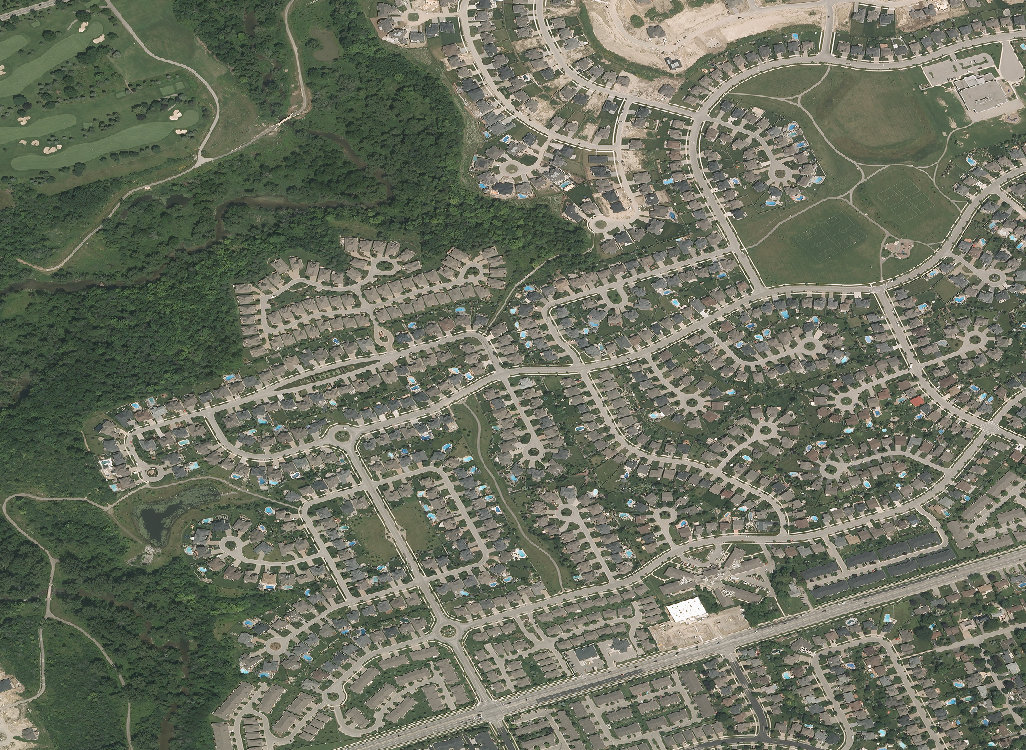
#> input picture data/region/horizon-summer-0-0.jpg, 1026 x 750 px, given in place of 15_8986_12039.png, which was not available
$ python street_detail.py
#> lines starting #> are read from the running program, lines starting #| are printed output that depends on the picture
### build/geo.py
import json
import math
from pathlib import Path

import numpy as np
from PIL import Image

from area import SOUTH, WEST, NORTH, EAST, VOXEL_METERS
from fetch import DATA, IMAGERY_ZOOM, TERRAIN_ZOOM, tile_xy, tile_range

METERS_PER_DEGREE_LAT = 111320.0
CENTER_LAT = (SOUTH + NORTH) / 2
METERS_PER_DEGREE_LON = METERS_PER_DEGREE_LAT * math.cos(math.radians(CENTER_LAT))
WIDTH = int(round((EAST - WEST) * METERS_PER_DEGREE_LON / VOXEL_METERS))
DEPTH = int(round((NORTH - SOUTH) * METERS_PER_DEGREE_LAT / VOXEL_METERS))


# [4 lines left out: function to_grid, not called in this run]


def grid_lat_lon():
    xs = (np.arange(WIDTH) + 0.5) * VOXEL_METERS / METERS_PER_DEGREE_LON + WEST
    zs = NORTH - (np.arange(DEPTH) + 0.5) * VOXEL_METERS / METERS_PER_DEGREE_LAT
    lon, lat = np.meshgrid(xs, zs)
    return lat, lon


def load_osm():
    return json.loads((DATA / "osm.json").read_text())["elements"]


def mosaic(folder, zoom):
    xs, ys = tile_range(zoom)
    image = Image.new("RGB", (256 * len(xs), 256 * len(ys)))
    for i, x in enumerate(xs):
        for j, y in enumerate(ys):
            tile = Image.open(folder / f"{zoom}_{x}_{y}.png").convert("RGB")
            image.paste(tile, (256 * i, 256 * j))
    return np.asarray(image).astype(np.float32), xs.start, ys.start


def sample_mosaic(pixels, origin_x, origin_y, zoom):
    lat, lon = grid_lat_lon()
    tx, ty = tile_xy(lat, lon, zoom)
    px = (tx - origin_x) * 256 - 0.5
    py = (ty - origin_y) * 256 - 0.5
    x0 = np.clip(np.floor(px).astype(int), 0, pixels.shape[1] - 2)
    y0 = np.clip(np.floor(py).astype(int), 0, pixels.shape[0] - 2)
    fx = np.clip(px - x0, 0, 1)[..., None]
    fy = np.clip(py - y0, 0, 1)[..., None]
    top = pixels[y0, x0] * (1 - fx) + pixels[y0, x0 + 1] * fx
    bottom = pixels[y0 + 1, x0] * (1 - fx) + pixels[y0 + 1, x0 + 1] * fx
    return top * (1 - fy) + bottom * fy


def imagery():
    pixels, ox, oy = mosaic(DATA / "imagery", IMAGERY_ZOOM)
    return sample_mosaic(pixels, ox, oy, IMAGERY_ZOOM)


def elevation():
    pixels, ox, oy = mosaic(DATA / "terrain", TERRAIN_ZOOM)
    meters = pixels[..., 0] * 256 + pixels[..., 1] + pixels[..., 2] / 256 - 32768
    return sample_mosaic(meters[..., None], ox, oy, TERRAIN_ZOOM)[..., 0]


LIDAR = DATA / "lidar"


def lidar_surfaces():
    terrain_path, surface_path = LIDAR / "dtm.npy", LIDAR / "dsm.npy"
    if not terrain_path.exists() or not surface_path.exists():
        return None
    return np.load(terrain_path).astype(np.float32), np.load(surface_path).astype(np.float32)


# [48 lines left out: functions way_rings, rasterize, rasterize_lines, debug_dir, not called in this run]

### build/fetch.py
import json
import math

import numpy as np
import sys
from pathlib import Path

import requests

from area import SOUTH, WEST, NORTH, EAST

DATA = Path(__file__).resolve().parent.parent / "data"
USER_AGENT = "campus-voxel-demo/0.1"
OVERPASS_URLS = ["https://overpass-api.de/api/interpreter", "https://overpass.kumi.systems/api/interpreter", "https://overpass.private.coffee/api/interpreter"]
TERRAIN_URL = "https://s3.amazonaws.com/elevation-tiles-prod/terrarium/{z}/{x}/{y}.png"
IMAGERY_URL = "https://server.arcgisonline.com/ArcGIS/rest/services/World_Imagery/MapServer/tile/{z}/{y}/{x}"
TERRAIN_ZOOM = 15
IMAGERY_ZOOM = 18
MARGIN_DEGREES = 0.002


def tile_xy(lat, lon, zoom):
    n = 2 ** zoom
    x = (lon + 180.0) / 360.0 * n
    y = (1.0 - np.arcsinh(np.tan(np.radians(lat))) / math.pi) / 2.0 * n
    return x, y


def tile_range(zoom):
    x0, y0 = tile_xy(NORTH, WEST, zoom)
    x1, y1 = tile_xy(SOUTH, EAST, zoom)
    return range(int(x0), int(x1) + 1), range(int(y0), int(y1) + 1)


# [39 lines left out: functions download, fetch_osm, fetch_tiles, main, not called in this run]


# [2 lines that do not run on import are left out]

### build/street_detail.py
import json
from pathlib import Path

import numpy as np
import requests
from scipy import ndimage
from scipy.spatial import cKDTree

import geo
from buildings import style_for
from fetch import DATA
from voxelize import GROUND_FLOOR, WEB


OSM_URL = "https://api.openstreetmap.org/api/0.6/map.json?bbox=-81.2768,43.0062,-81.2690,43.0112"
STREET_FRAMES = [
    (533489, 164, 102315609), (933231, 306, 138018887), (491777, 151, 66668411),
    (393142, 422, 39253064), (895417, 441, 131662887), (519133, 422, 89741133),
    (393142, 435, 39253104), (895167, 759, 131414025), (393142, 448, 39253176)
]
LANDMARKS = {
    "University College": ("UC", 300.6, 309.5, 10),
    "Middlesex College": ("MC", 530.1, 199.4, -35),
    "Physics Building": ("PAB", 349, 184.8, -21),
    "Natural Sciences Building": ("NSC", 322, 87, -21),
    "McIntosh Art Gallery": ("MG", 276.4, 197, 10)
}


def map_snapshot():
    cache = DATA / "street" / "full.json"
    if not cache.exists():
        response = requests.get(OSM_URL, headers={"User-Agent": "Western campus scene model"}, timeout=50)
        response.raise_for_status()
        cache.parent.mkdir(parents=True, exist_ok=True)
        cache.write_bytes(response.content)
    return json.loads(cache.read_text())["elements"]


def compile_detail():
    dtm = geo.lidar_surfaces()
    terrain = ndimage.gaussian_filter(dtm[0] if dtm else geo.elevation(), 1.2 if dtm else 4)
#> in mosaic, `image = Image.new("RGB", (256 * len(xs), 256 * len(ys)))`: image: PIL image 256x256 RGB; every value is 0
#> in mosaic, tile is the input picture: PIL image 1026x750 RGB; mean R, G, B 108.5, 112.8, 96.2
#> in mosaic, `image.paste(tile, (256 * i, 256 * j))`:
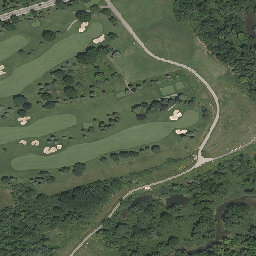
#> image: PIL image 256x256 RGB; mean R, G, B 82.8, 96.2, 73.9
#> in elevation, `pixels, ox, oy = mosaic(DATA / "terrain", TERRAIN_ZOOM)`: ox = 8986; oy = 12039
#> in sample_mosaic, `px = (tx - origin_x) * 256 - 0.5`:
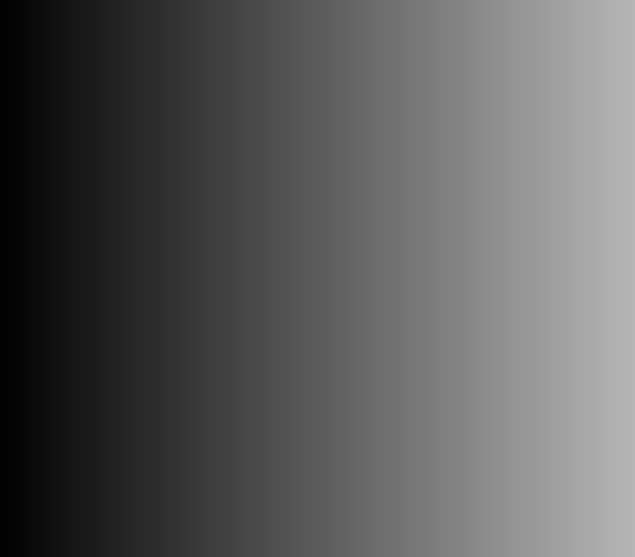
#> px: shape (557, 635) float64; min 0.936, max 182.4, mean 91.7
#> in sample_mosaic, `py = (ty - origin_y) * 256 - 0.5`:
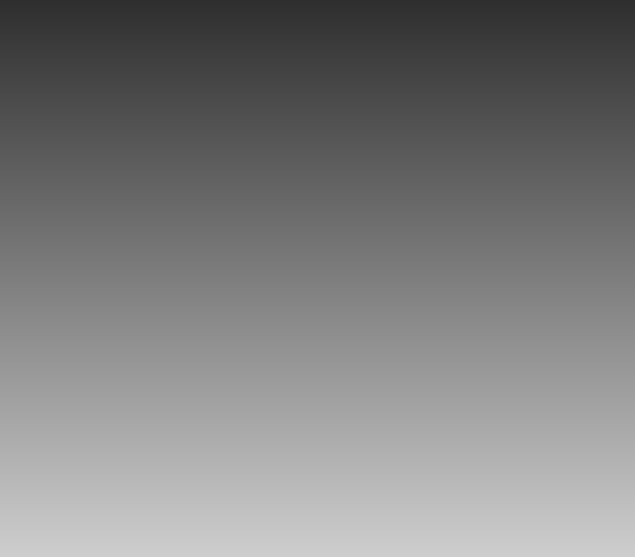
#> py: shape (557, 635) float64; min 46.83, max 206, mean 126.4
#> in sample_mosaic, `y0 = np.clip(np.floor(py).astype(int), 0, pixels.shape[0] - 2)`:
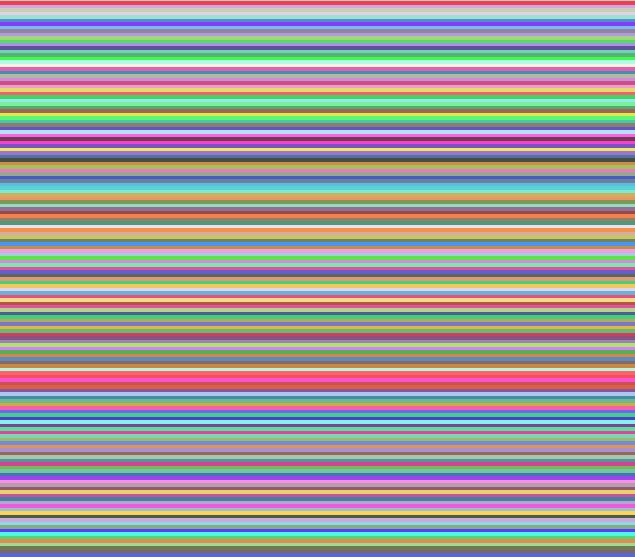
#> y0: shape (557, 635) int64; 160 distinct labels, from 46 to 205; one colour per label, 0 black
#> in sample_mosaic, `fx = np.clip(px - x0, 0, 1)[..., None]`:
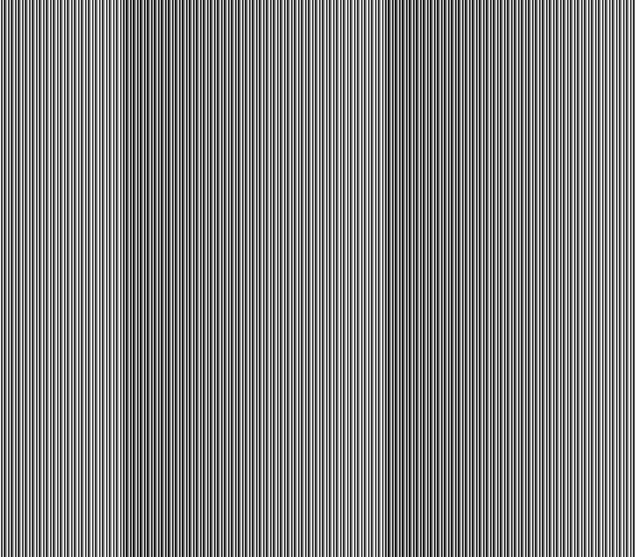
#> fx: shape (557, 635, 1) float64; min 0.00134, max 1, mean 0.506
#> in sample_mosaic, `fy = np.clip(py - y0, 0, 1)[..., None]`:
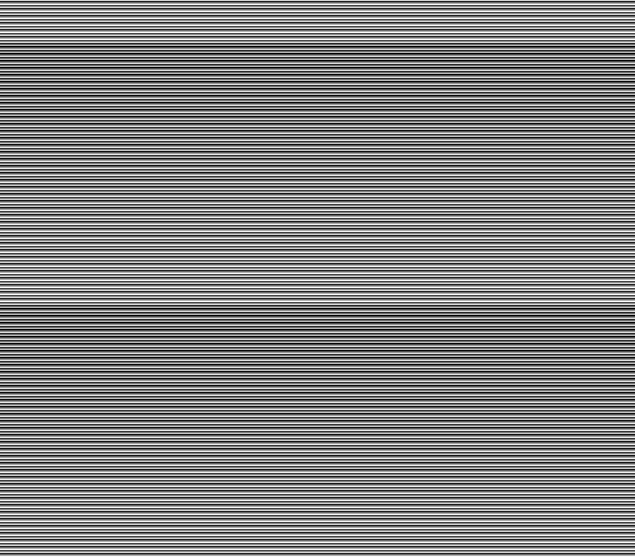
#> fy: shape (557, 635, 1) float64; min 0.00204, max 0.999, mean 0.504
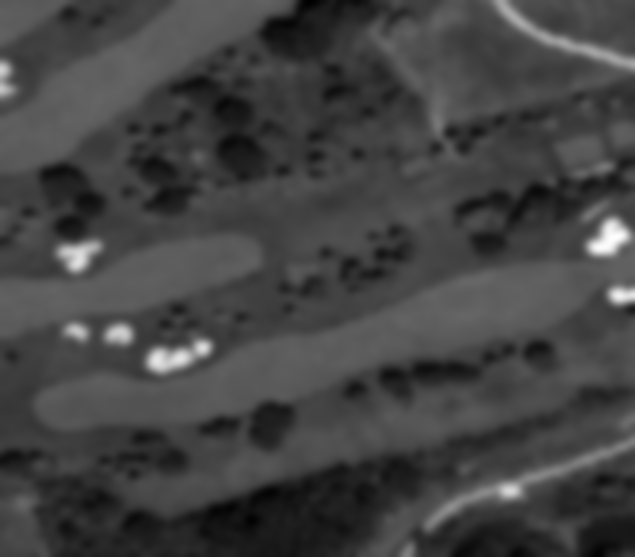
#> terrain: shape (557, 635) float64; min -22705.1, max 23083, mean -10556.4; drawn with min black and max white
    ground = terrain - terrain.min() + GROUND_FLOOR + 1
#> (the run stopped early here; a loop or call above may not have finished)

$ run again, on data/region/horizon-summer-0-1.jpg
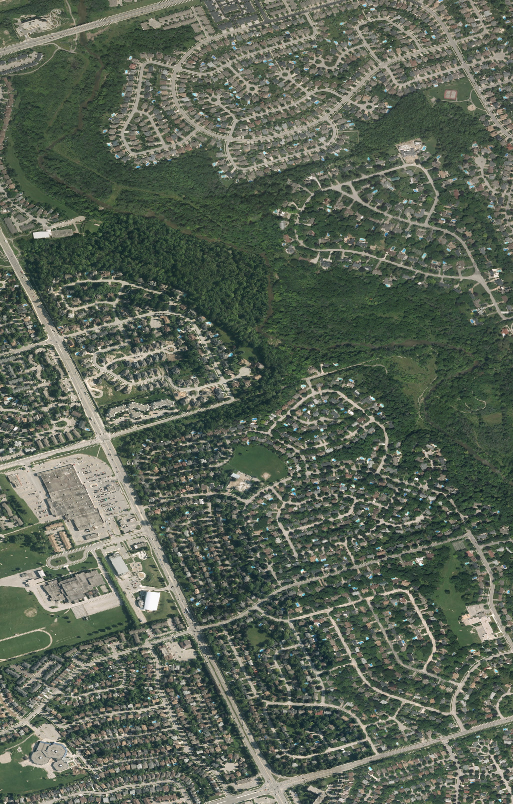
#> input picture data/region/horizon-summer-0-1.jpg, 1026 x 1608 px, given in place of 15_8986_12039.png, which was not available (shown at 1/2 size)
#> in mosaic, tile is the input picture: PIL image 1026x1608 RGB; mean R, G, B 90.5, 100.2, 86.2
#> in mosaic, `image.paste(tile, (256 * i, 256 * j))`:
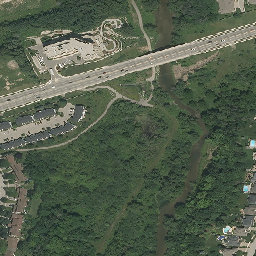
#> image: PIL image 256x256 RGB; mean R, G, B 84, 94.9, 77
#> ox = 8986; oy = 12039
#> y0: shape (557, 635) int64; 160 distinct labels, from 46 to 205
#> in compile_detail, `terrain = ndimage.gaussian_filter(dtm[0] if dtm else geo.elevation(), ..`:
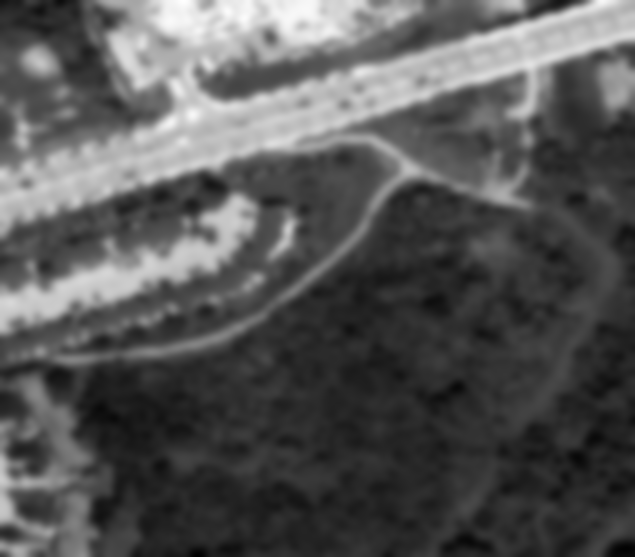
#> terrain: shape (557, 635) float64; min -23360, max 19006.3, mean -9005.4; drawn with min black and max white

$ run again, on data/region/horizon-summer-0-2.jpg
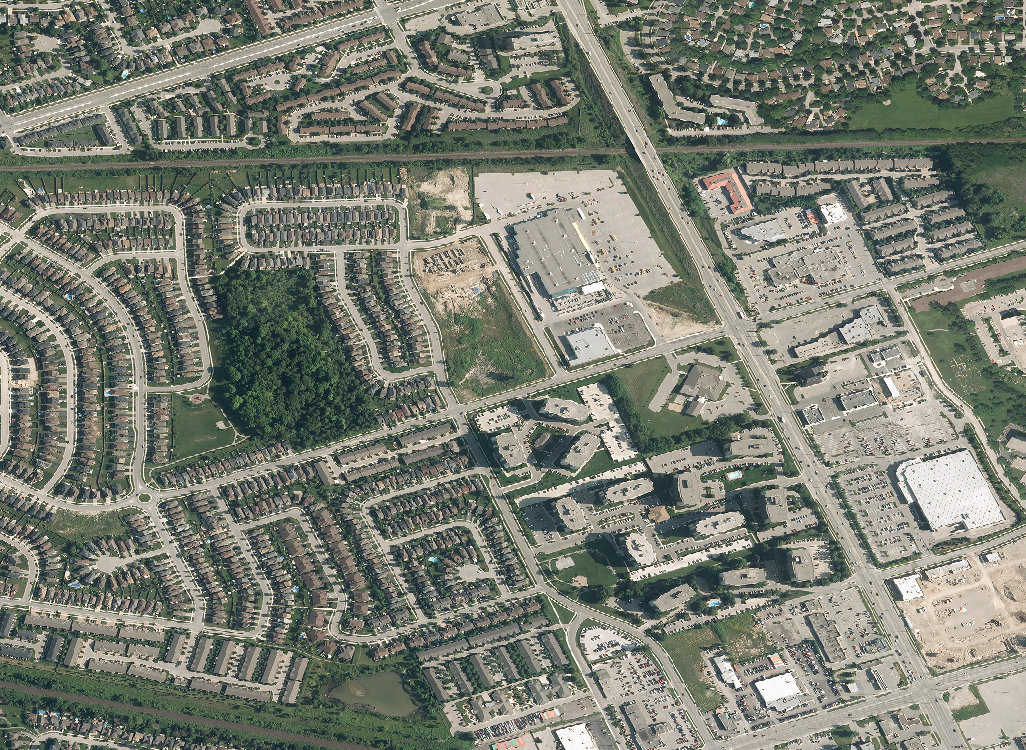
#> input picture data/region/horizon-summer-0-2.jpg, 1026 x 750 px, given in place of 15_8986_12039.png, which was not available
#> in mosaic, tile is the input picture: PIL image 1026x750 RGB; mean R, G, B 122.9, 126.6, 114.9
#> in mosaic, `image.paste(tile, (256 * i, 256 * j))`:
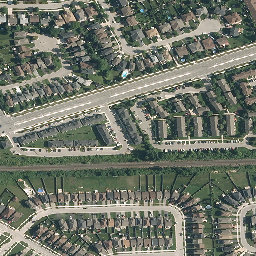
#> image: PIL image 256x256 RGB; mean R, G, B 111.8, 117, 104.9
#> ox = 8986; oy = 12039
#> y0: shape (557, 635) int64; 160 distinct labels, from 46 to 205
#> in compile_detail, `terrain = ndimage.gaussian_filter(dtm[0] if dtm else geo.elevation(), ..`:
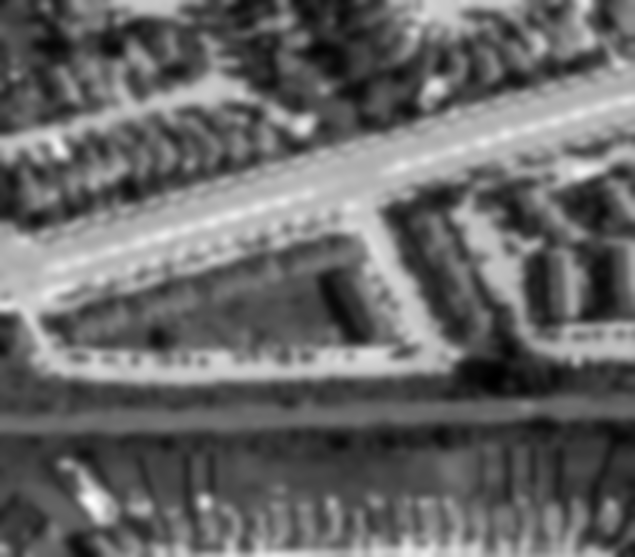
#> terrain: shape (557, 635) float64; min -25028.1, max 26931.5, mean -3709.4; drawn with min black and max white
